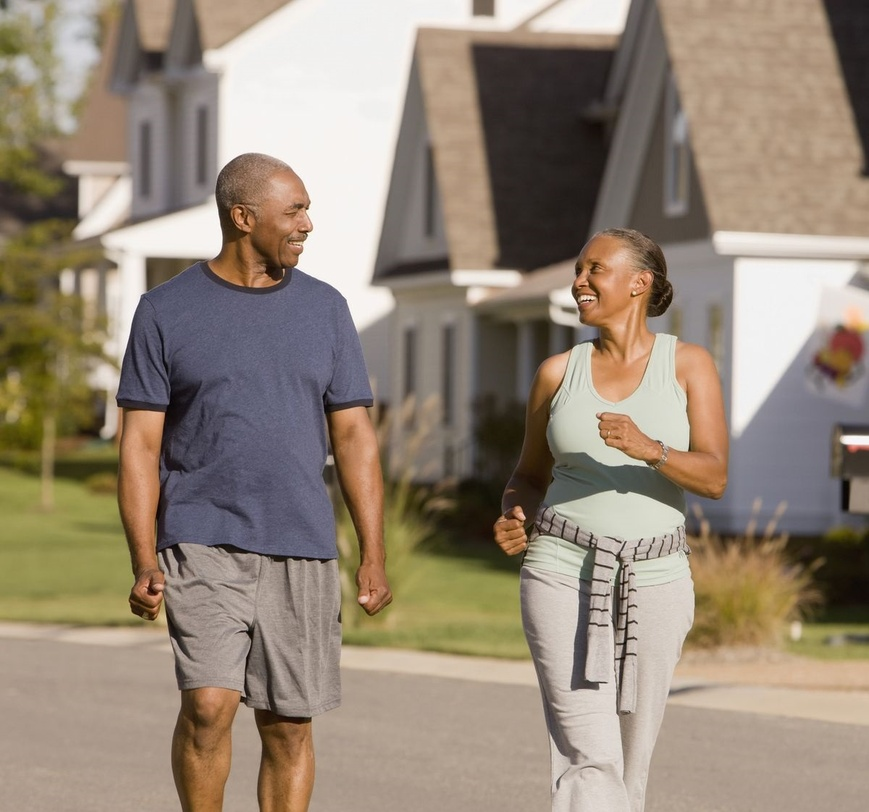
%> input picture Deblurring/a5.jpg, 869 x 812 px, shrunk from 1200 x 1122 before the run
$ octave deblur_cuaThay.m   (GNU Octave 9; MATLAB toolbox functions it lacks are replaced by stand-ins)
%> lines starting %> are read from the running program, lines starting %| are printed output that depends on the picture
%function inverse_filtering
close all
I = imread('a5.jpg');
%> I is the input picture: size 812x869x3 uint8; mean R, G, B 149.2, 135.1, 119.1
I = double(rgb2gray(I));
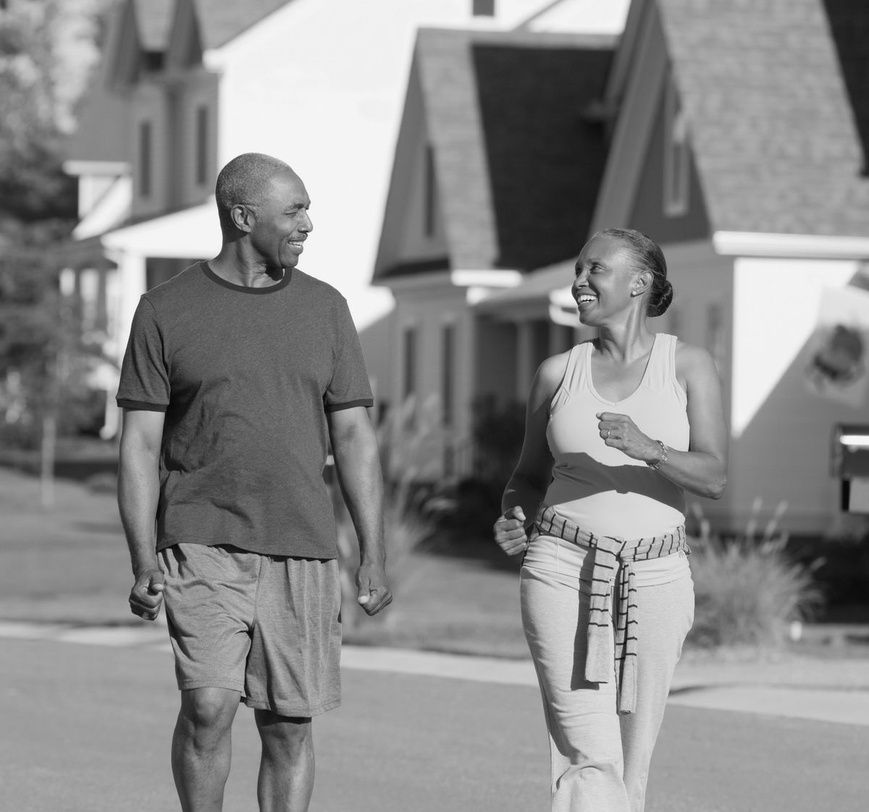
%> I: size 812x869 double; min 1, max 254, mean 137.5
k = 1; %filter size
H = ones(2*k+1,2*k+1)/((2*k+1)^2);

Y = conv2(I,H); %blurred img
sigma = 1; %std
Y = Y + sigma*randn(size(Y));
Ys = fft2(Y);

Hs = fft2(H, size(Ys,1), size(Ys,2)); %spectrum of the filter
H1 = zeros(size(Ys));
H1(1:3,1:3) = H;
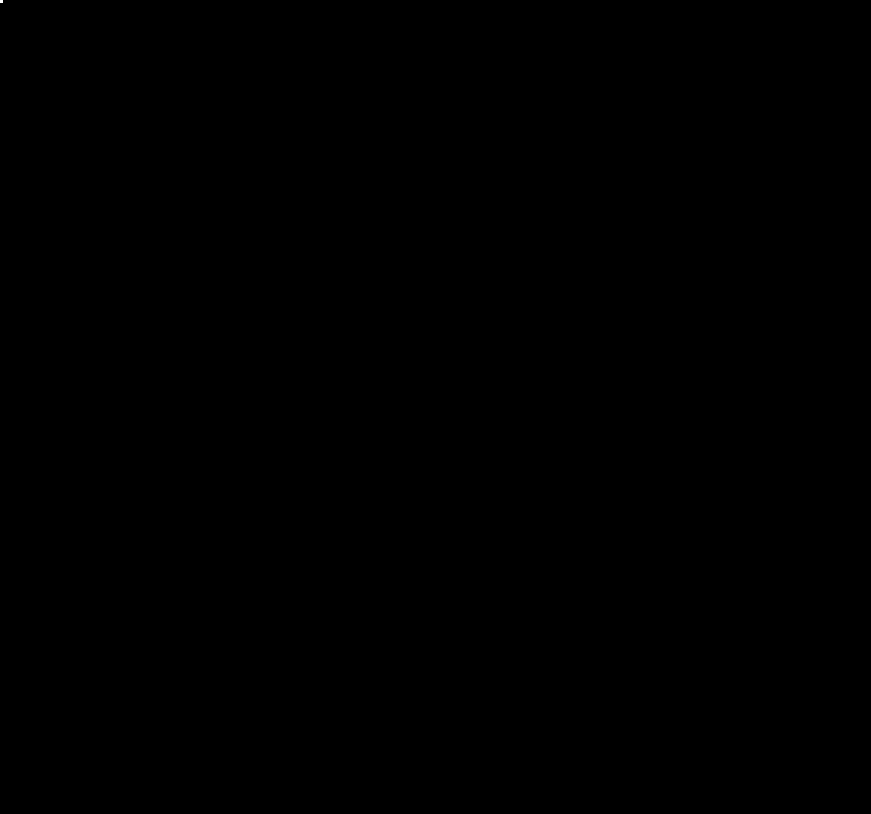
%> H1: size 814x871 double; values 0 (black) and 0.111 (white), 0% white; 1 white region (1 under 20 px)
Hs = fft2(H1);

eps = 1e-6;
I1s = Ys./(Hs+eps);
I1 = ifft2(I1s);
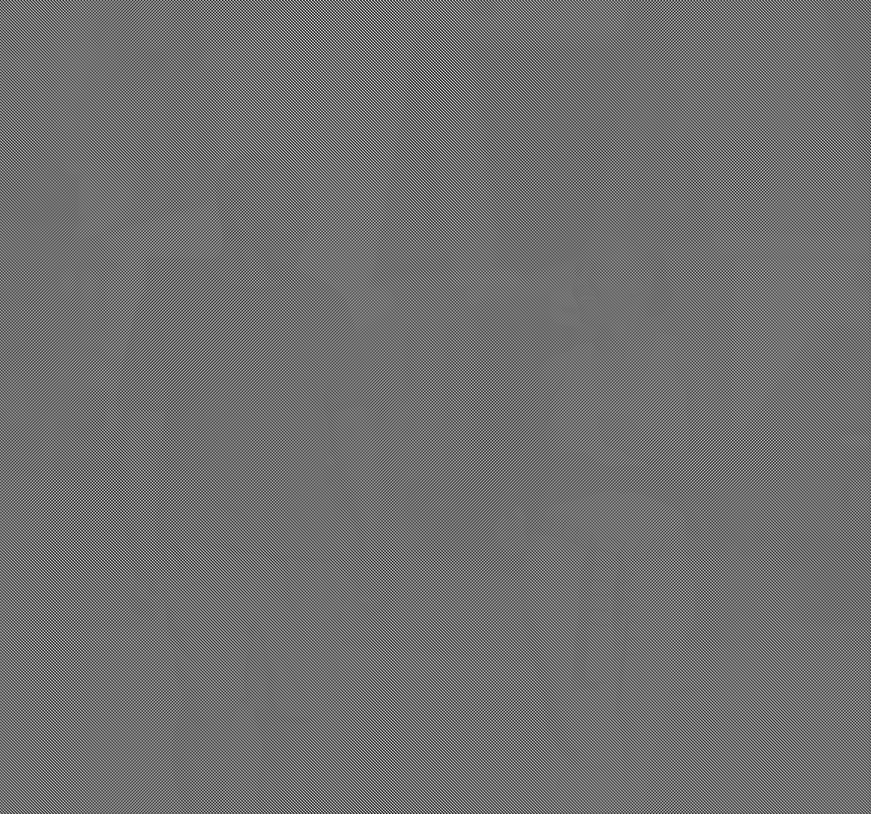
%> I1: size 814x871 double; min -4537.9, max 6010.6, mean 136.9; drawn with min black and max white

I1 = I1(1:size(I,1), 1:size(I,2));
%> I1: size 812x869 double

figure
subplot(131), imshow(I,[]), title('original');
subplot(132), imshow(Y, []), title('blurred img');
subplot(133), imshow(real(I1),[]), title('reconstructed img');

%end
